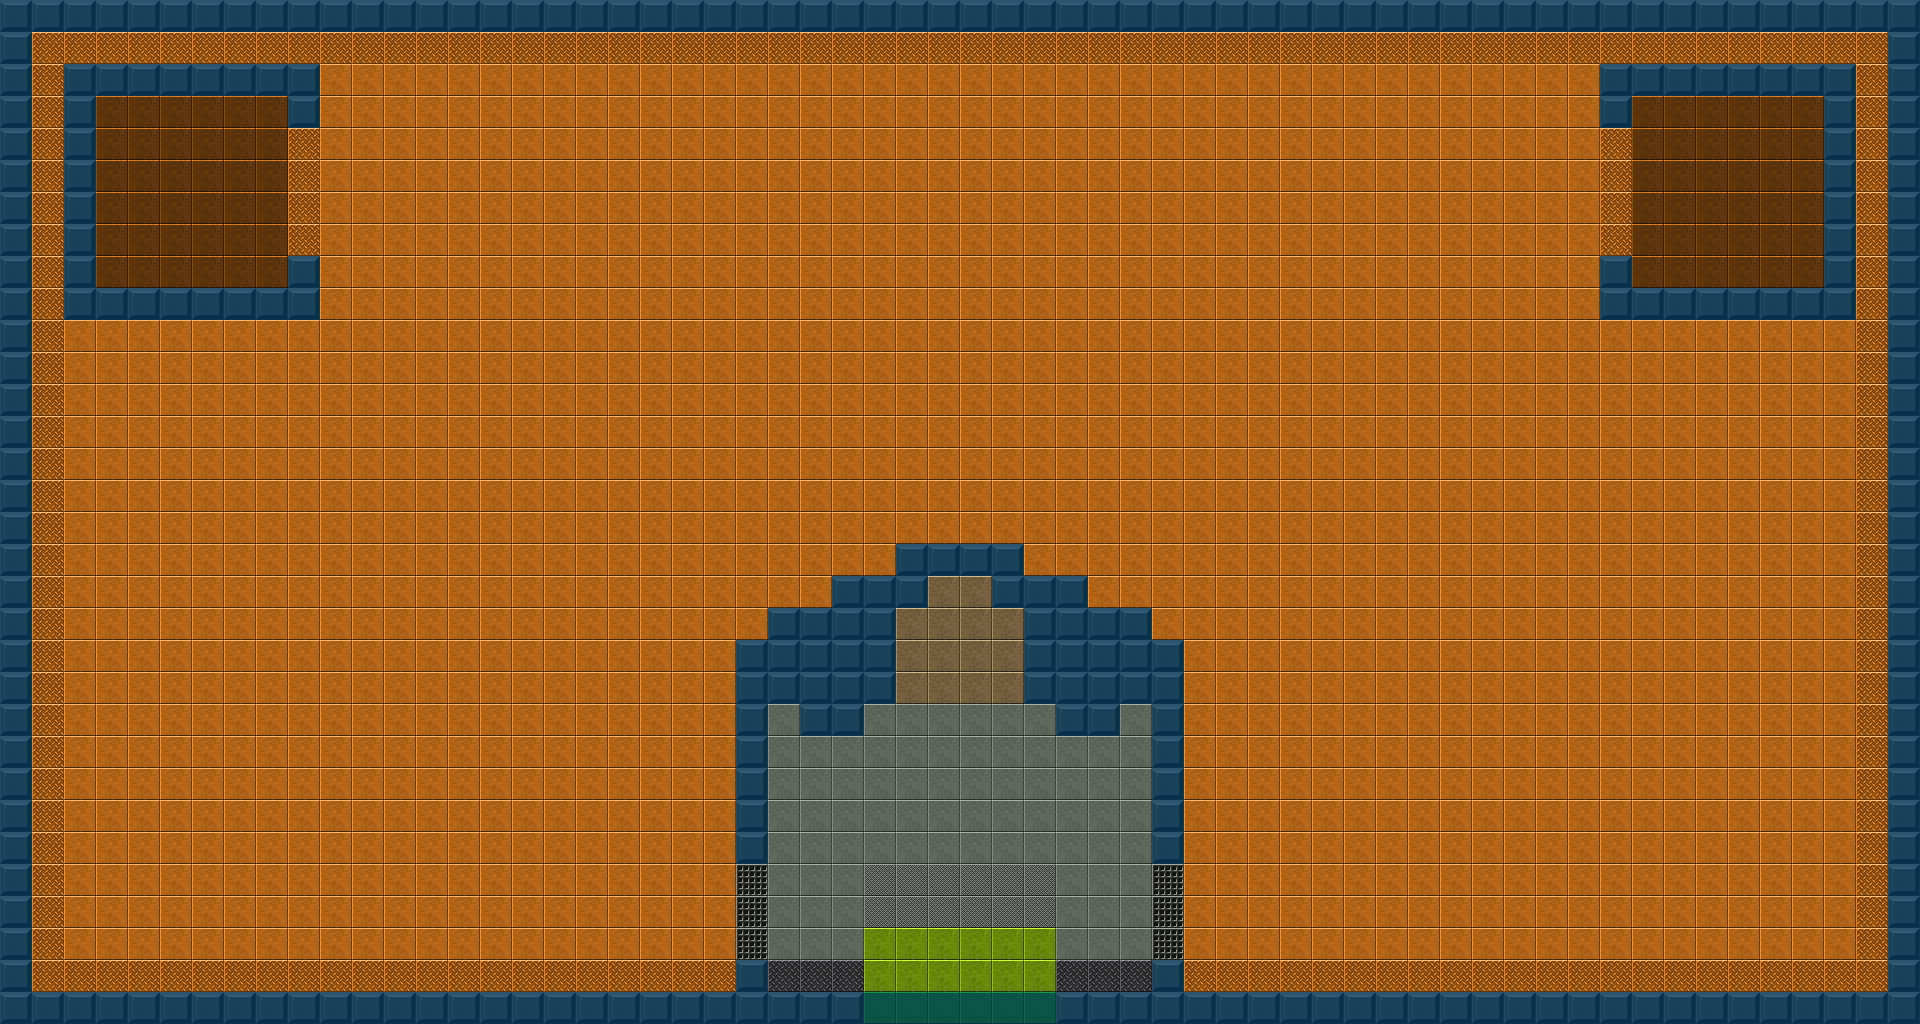

This game map was drawn from its Tiled (.tmx) file and the tilesets committed beside it. A one-line description and the trimmed map source follow:
An orthogonal 60x32 tile map with 32x32 px tiles, 2 tile layers (terrain, collision), 1 hidden layer not drawn, 3 tilesets and 26 objects (4x spawn_enemy, 3x spawn_player, objectives_change_room).

<map version="1.2" tiledversion="1.3.5" orientation="orthogonal" renderorder="right-down" width="60" height="32" tilewidth="32" tileheight="32" infinite="0" nextlayerid="8" nextobjectid="53">
 <editorsettings>
  <export target="campaign_01_room_004.json" format="json" />
 </editorsettings>
 <tileset firstgid="1" name="floor" tilewidth="32" tileheight="32" tilecount="140" columns="14">
  <image source="../images/tilesets/scifi_floor.png" width="448" height="320" />
 </tileset>
 <tileset firstgid="141" name="collision_tiles" tilewidth="32" tileheight="32" tilecount="1" columns="1">
  <image source="../images/tilesets/collision.png" width="32" height="32" />
 </tileset>
 <tileset firstgid="142" name="heights" tilewidth="32" tileheight="32" tilecount="6" columns="6">
  <image source="../images/tilesets/heights.png" width="192" height="32" />
 </tileset>
 <layer id="1" name="terrain" width="60" height="32">
  <data>[1920 cells, 1920 non-empty, 11 distinct tile ids]</data>
 </layer>
 <layer id="7" name="height" width="60" height="32" visible="0">
  <data>[1920 cells, 1920 non-empty, 3 distinct tile ids]</data>
 </layer>
 <layer id="4" name="collision" width="60" height="32">
  <data>[1920 cells, 282 non-empty, 1 distinct tile ids]</data>
 </layer>
 <objectgroup id="5" name="navmesh">
  <object id="34" x="800" y="768" width="320" height="192" />
  <object id="36" x="704" y="896" width="96" height="32" />
  <object id="37" x="1120" y="896" width="96" height="32" />
  <object id="38" x="64" y="352" width="640" height="608" />
  <object id="39" x="352" y="64" width="352" height="288" />
  <object id="41" x="256" y="160" width="96" height="64" />
  <object id="42" x="128" y="128" width="128" height="128" />
  <object id="43" x="1664" y="128" width="128" height="128" />
  <object id="44" x="1568" y="160" width="96" height="64" />
  <object id="46" x="704" y="64" width="512" height="448" />
  <object id="47" x="704" y="512" width="96" height="64" />
  <object id="48" x="800" y="512" width="64" height="32" />
  <object id="49" x="1056" y="512" width="64" height="32" />
  <object id="50" x="1120" y="512" width="96" height="64" />
  <object id="51" x="1216" y="64" width="352" height="896" />
  <object id="52" x="1568" y="352" width="288" height="608" />
 </objectgroup>
 <objectgroup id="3" name="entities">
  <object id="1" type="spawn_player" x="960" y="960">
   <properties>
    <property name="angle" type="float" value="-45" />
   </properties>
   <point />
  </object>
  <object id="3" type="spawn_player" x="864" y="960">
   <point />
  </object>
  <object id="4" type="spawn_player" x="1056" y="960">
   <properties>
    <property name="angle" type="float" value="-45" />
   </properties>
   <point />
  </object>
  <object id="15" type="spawn_enemy" x="192" y="192">
   <properties>
    <property name="angle" type="float" value="0" />
   </properties>
   <point />
  </object>
  <object id="17" type="spawn_enemy" x="1728" y="192">
   <properties>
    <property name="angle" type="float" value="180" />
   </properties>
   <point />
  </object>
  <object id="32" type="spawn_enemy" x="896" y="160">
   <properties>
    <property name="angle" type="float" value="-90" />
   </properties>
   <point />
  </object>
  <object id="33" type="spawn_enemy" x="1024" y="160">
   <properties>
    <property name="angle" type="float" value="-90" />
   </properties>
   <point />
  </object>
 </objectgroup>
 <objectgroup id="6" name="objectives">
  <object id="20" type="objectives_change_room" x="864" y="928" width="192" height="64">
   <properties>
    <property name="target" value="Campaign_01_Room_002" />
   </properties>
  </object>
  <object id="24" x="-192" y="256" />
  <object id="25" x="-192" y="256" />
 </objectgroup>
</map>
